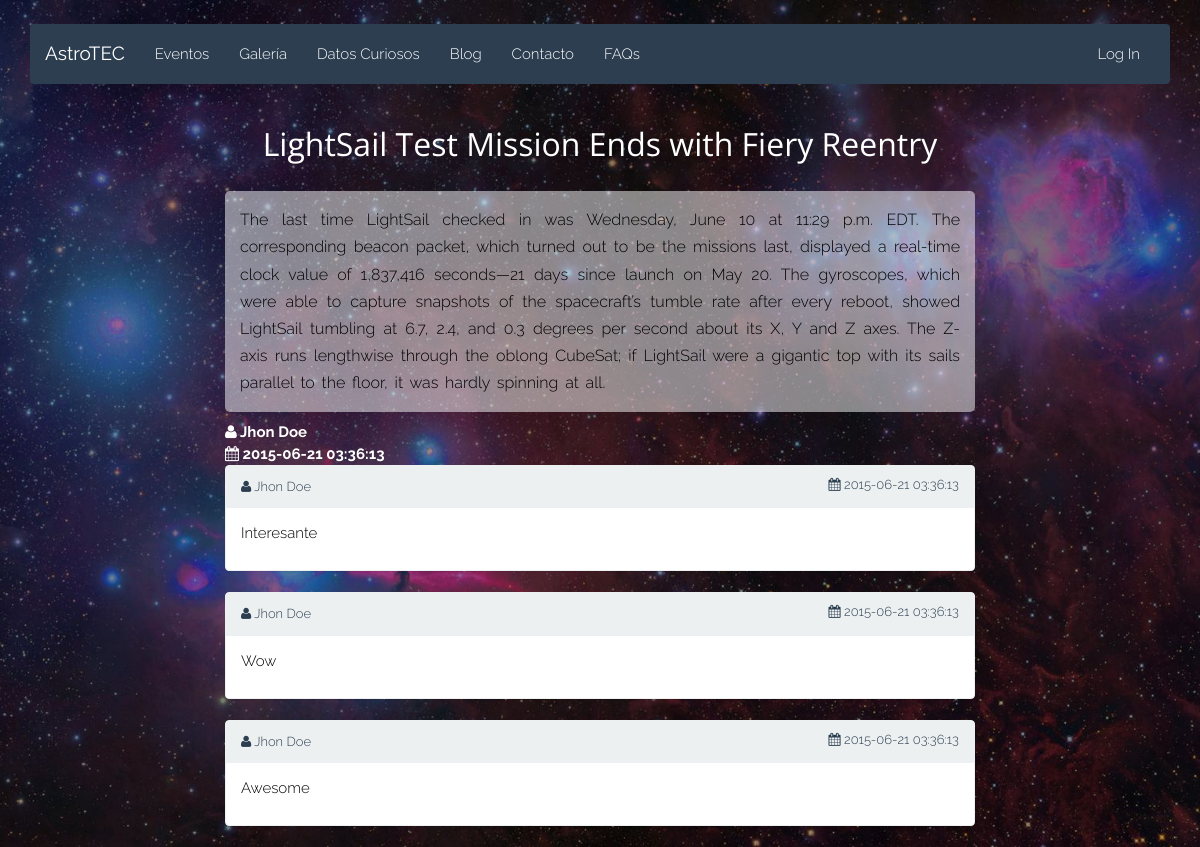
The page /post.php?id=1 on the database its author committed.
### tables this page shows
CREATE TABLE IF NOT EXISTS `Publicaciones` (
  `idPublicacion` INT NOT NULL AUTO_INCREMENT,
  `titulo` VARCHAR(300) NOT NULL,
  `contenido` LONGTEXT NOT NULL,
  `fecha` DATETIME NOT NULL,
  `fk_idCreador` INT NOT NULL,
  PRIMARY KEY (`idPublicacion`),
  INDEX `fk_idCreador_idx` (`fk_idCreador` ASC),
  CONSTRAINT `fk_idCreador1`
    FOREIGN KEY (`fk_idCreador`)
    REFERENCES `Usuarios` (`idUsuario`)
    ON DELETE NO ACTION
    ON UPDATE NO ACTION);

CREATE TABLE IF NOT EXISTS `Comentarios` (
  `idComentario` INT NOT NULL AUTO_INCREMENT,
  `contenido` MEDIUMTEXT NOT NULL,
  `fecha` DATETIME NOT NULL,
  `fk_idEstado` INT NOT NULL,
  `fk_idUsuario` INT NOT NULL,
  PRIMARY KEY (`idComentario`),
  INDEX `fk_Comentarios_EstadoComentario_idx` (`fk_idEstado` ASC),
  INDEX `fk_Comentarios_Usuarios1_idx` (`fk_idUsuario` ASC),
  CONSTRAINT `fk_Comentarios_EstadoComentario`
    FOREIGN KEY (`fk_idEstado`)
    REFERENCES `EstadoComentario` (`idEstado`)
    ON DELETE NO ACTION
    ON UPDATE NO ACTION,
  CONSTRAINT `fk_Comentarios_Usuarios1`
    FOREIGN KEY (`fk_idUsuario`)
    REFERENCES `Usuarios` (`idUsuario`)
    ON DELETE NO ACTION
    ON UPDATE NO ACTION);

### html/post.php (the view, shortened to what this page needs)
<?php
	require("php/db.php");
	$id = $_GET["id"];
	if ($id) {
		$sql = "SELECT P.idPublicacion AS id, P.titulo, P.contenido,
						P.fecha, CONCAT(U.nombre, ' ', U.apellido1) AS autor
						FROM Publicaciones AS P
						INNER JOIN Usuarios AS U ON U.idUsuario = P.fk_idCreador
						WHERE P.idPublicacion = $id";
		$result = $conn->query($sql);
		if ($result->num_rows > 0) {
			$post = $result->fetch_assoc();
		}
		$sql = "SELECT C.contenido, C.fecha, CONCAT(U.nombre, ' ', IFNULL(U.apellido1, '')) AS autor
						FROM Comentarios AS C
						INNER JOIN Usuarios AS U ON U.idUsuario = C.fk_idUsuario
						INNER JOIN ComentariosXPublicacion AS CP ON C.idComentario = CP.fk_idComentario
						WHERE CP.fk_idPublicacion = $id
						ORDER BY C.fecha ASC";
		$result = $conn->query($sql);
		$comments = array();
		if ($result->num_rows > 0) {
			while ($row = $result->fetch_assoc()) {
				array_push($comments, $row);
			}
		}
	}
?>
<!DOCTYPE html>
<html class="no-js" lang="">
<head>
	<?php require('./php/head.php'); ?>
	<link rel="stylesheet" type="text/css" href="css/post.css">
</head>
<body>
	<div class="container">
		<?php require('./php/navbar.php'); ?>
		<div class="row">
			<div class="col-md-8 col-md-offset-2 post">
				<h2><?php echo $post["titulo"] ?></h2>
				<p><?php echo $post["contenido"] ?></p>
				<span><i class='fa fa-user'></i> <?php echo $post["autor"]; ?></span>
				<br>
				<span><i class='fa fa-calendar'></i> <?php echo $post["fecha"]; ?></span>
			</div>
		</div>
		<div id="comment-list">
			<?php
				foreach ($comments as $comment) {
					echo "<div class='row'>";
					echo "	<div class='col-md-8 col-md-offset-2 comment'>";
					echo "		<div class='panel panel-default'>";
					echo "			<div class='panel-heading'>";
					echo "				<span class='panel-title'><i class='fa fa-user'></i> $comment[autor]</span>";
					echo "				<span class='panel-title pull-right'><i class='fa fa-calendar'></i> $comment[fecha]</span>";
					echo "			</div>";
					echo "			<div class='panel-body'>";
					echo "				<p>$comment[contenido]</p>";
					echo "			</div>";
					echo "		</div>";
					echo "	</div>";
					echo "</div>";
				}
			?>
		</div>
	</div>
</body>
</html>

### html/css/style.css (style rules this page uses)
body { padding-top: 2%; background: url(../img/background.jpg) no-repeat center center fixed; -webkit-background-size: cover; -moz-background-size: cover; -o-background-size: cover; background-size: cover; font-family: 'Raleway', sans-serif; font-weight: 300; color: #3E3E3E; }
h1, h2, h3, h4, h5 { font-family: 'Open Sans', sans-serif; color: #000000; }

### html/css/post.css (style rules this page uses)
.post { text-align: justify; }
.post h2 { color: white; margin-bottom: 4%; text-align: center; }
.post p { background-color: rgba(255, 255, 255, 0.50); color: black; font-size: medium; padding: 2%; border-radius: 5px; word-spacing: 2pt; line-height: 170%; }
.post span { color: white; font-weight: bold; }
.comment { color: black; }
.panel-title { font-size: small; }

### rows shown on the page
publicaciones: titulo "LightSail Test Mission Ends with Fiery Reentry", contenido "The last time LightSail checked in was Wednesday, June 10 at 11:29 p.m. EDT. The corresponding beacon packet, which turned out to be the missions last, displayed a real-time clock value of 1,837,416 seconds—21 days since launch on May 20. The gyroscopes, which were able to capture snapshots of the spacecraft’s tumble rate after every reboot, showed LightSail tumbling at 6.7, 2.4, and 0.3 degrees per second about its X, Y and Z axes. The Z-axis runs lengthwise through the oblong CubeSat; if LightSail were a gigantic top with its sails parallel to the floor, it was hardly spinning at all.", fecha "2015-06-21 03:36:13"
comentarios: comment "Jhon Doe", fecha "2015-06-21 03:36:13", contenido "Interesante"
comentarios: comment "Jhon Doe", fecha "2015-06-21 03:36:13", contenido "Wow"
comentarios: comment "Jhon Doe", fecha "2015-06-21 03:36:13", contenido "Awesome"

### other values the page prints
$post["autor"] "Jhon Doe"
